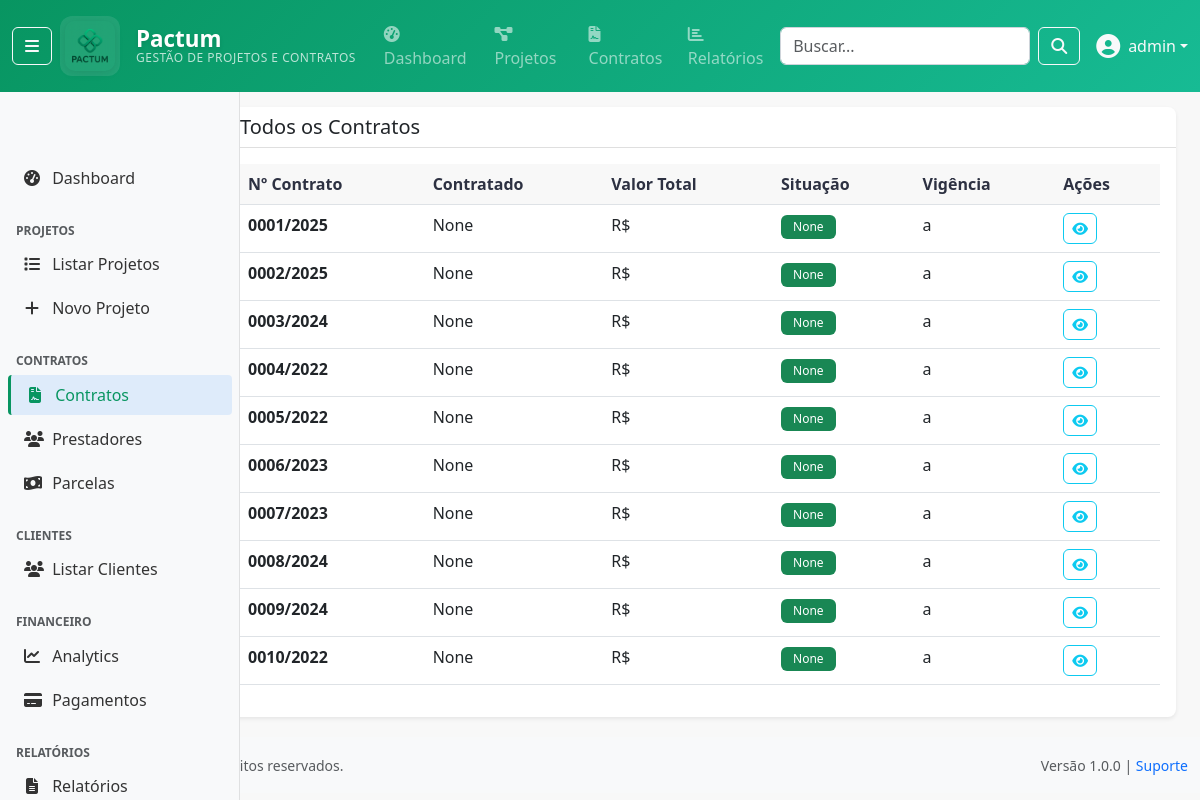
Screenshot of /contratos/ (signed in) with the database file from the repository.
### apps/accounts/models/user.py (models this page shows, shortened)
class User(AbstractUser):
    ROLE_CHOICES = [
        ('admin', 'Administrador'),
        ('ti', 'TI'),
        ('fiscal', 'Fiscal'),
        ('financeiro', 'Financeiro'),
        ('analista', 'Analista'),
        ('cliente', 'Cliente'),
    ]
    DEPARTMENT_CHOICES = [
        ('administrativo', 'Administrativo'),
        ('financeiro', 'Financeiro'),
        ('ti', 'Tecnologia da Informação'),
        ('fiscal', 'Fiscal'),
        ('operacional', 'Operacional'),
        ('diretoria', 'Diretoria'),
    ]
    cpf = models.CharField(
        'CPF', max_length=14, unique=True, null=True, blank=True,
        validators=[RegexValidator(
            regex=r'^\d{3}\.\d{3}\.\d{3}-\d{2}$|^\d{11}$',
            message='CPF deve estar no formato XXX.XXX.XXX-XX ou apenas números'
        )]
    )
    telefone = models.CharField('Telefone', max_length=20, blank=True)
    role = models.CharField('Função', max_length=20, choices=ROLE_CHOICES, default='analista')
    department = models.CharField('Departamento', max_length=30, choices=DEPARTMENT_CHOICES, blank=True)
    is_cliente_externo = models.BooleanField('Cliente Externo', default=False, help_text='Indica se é um cliente externo da FUNETEC')
    last_activity = models.DateTimeField('Última Atividade', null=True, blank=True)
    class Meta:
        verbose_name = 'Usuário'
        verbose_name_plural = 'Usuários'
        ordering = ['-date_joined']
        permissions = [
            ('can_manage_users', 'Pode gerenciar usuários'),
            ('can_view_financial_data', 'Pode ver dados financeiros'),
            ('can_manage_contracts', 'Pode gerenciar contratos'),
            ('can_manage_projects', 'Pode gerenciar projetos'),
            ('can_generate_reports', 'Pode gerar relatórios'),
        ]
    def __str__(self):
        return self.get_full_name() or self.username
    def is_admin(self):
        return self.role == 'admin' or self.is_superuser
    def is_cliente(self):
        return self.role == 'cliente' or self.is_cliente_externo
    def can_manage_projects(self):
        return self.is_admin() or self.has_perm('accounts.can_manage_projects')
    def can_view_financial_data(self):
        return self.role in ['admin', 'financeiro', 'fiscal'] or self.has_perm('accounts.can_view_financial_data')
    def can_manage_contracts(self):
        return self.role in ['admin', 'financeiro'] or self.has_perm('accounts.can_manage_contracts')
    def can_generate_reports(self):
        return not self.is_cliente() or self.has_perm('accounts.can_generate_reports')
    def can_manage_users(self):
        """Verificar se pode gerenciar usuários"""
        return self.is_admin() or self.has_perm('accounts.can_manage_users')

### apps/contratos/models/contrato.py (models this page shows, shortened)
class Contrato(models.Model):
    SITUACAO_CHOICES = [
        ('1', 'Aguardando Início'),
        ('2', 'Em andamento'),
        ('3', 'Paralisado'),
        ('4', 'Suspenso'),
        ('5', 'Cancelado'),
        ('6', 'Concluído'),
    ]
    TIPO_PESSOA_CHOICES = [
        (1, 'Pessoa Física'),
        (2, 'Pessoa Jurídica'),
    ]
    num_contrato = models.CharField(
        max_length=20,
        primary_key=True,
        db_column='numContrato',
        verbose_name='Número do Contrato'
    )
    cod_ordem = models.IntegerField(
        db_column='codOrdem',
        verbose_name='Código da Ordem'
    )
    descricao = models.CharField(
        max_length=500,
        verbose_name='Descrição'
    )
    cpf_cnpj = models.CharField(
        max_length=20,
        db_column='cpfcnpj',
        verbose_name='CPF/CNPJ',
        null=True,
        blank=True
    )
    contratado = models.CharField(
        max_length=200,
        verbose_name='Nome do Contratado',
        null=True,
        blank=True
    )
    tipo_pessoa = models.IntegerField(
        choices=TIPO_PESSOA_CHOICES,
        db_column='tipoPessoa',
        verbose_name='Tipo de Pessoa',
        null=True,
        blank=True
    )
    data_inicio = models.DateField(
        db_column='dataInicio',
        verbose_name='Data de Início',
        null=True,
        blank=True
    )
    data_fim = models.DateField(
        db_column='dataFim',
        verbose_name='Data de Fim',
        null=True,
        blank=True
    )
    valor = models.DecimalField(
        max_digits=14,
        decimal_places=2,
        verbose_name='Valor',
        null=True,
        blank=True
    )
    parcelas = models.IntegerField(
        verbose_name='Número de Parcelas',
        null=True,
        blank=True
    )
    data_parcela_inicial = models.DateField(
        db_column='dataParcelaInicial',
        verbose_name='Data da Parcela Inicial',
        null=True,
        blank=True
    )
    situacao = models.CharField(
        max_length=20,
        choices=SITUACAO_CHOICES,
        verbose_name='Situação',
        null=True,
        blank=True
    )
    class Meta:
        db_table = 'contrato'
        verbose_name = 'Contrato'
        verbose_name_plural = 'Contratos'
    class Meta:
        db_table = 'contrato'
        verbose_name = 'Contrato'
        verbose_name_plural = 'Contratos'

### apps/contratos/views/contrato_views.py (the view, shortened to what this page needs)
# urls.py: path('', contrato_views.ContratoListView.as_view(), name='contrato_list'),
class ContratoListView(LoginRequiredMixin, ListView):
    model = Contrato
    template_name = 'contratos/contrato_list.html'
    context_object_name = 'contratos'
    paginate_by = 10
    ordering = ['-data_inicio', 'num_contrato']  # Fix UnorderedObjectListWarning
    def get_queryset(self):
        queryset = super().get_queryset()
        tipo_pessoa = self.request.GET.get('tipo_pessoa')
        if tipo_pessoa:
            queryset = queryset.filter(tipo_pessoa=tipo_pessoa)
        inadimplencia = self.request.GET.get('inadimplencia')
        return queryset
    def get_context_data(self, **kwargs):
        context = super().get_context_data(**kwargs)
        context['tipo_pessoa_filtro'] = self.request.GET.get('tipo_pessoa')
        context['inadimplencia_filtro'] = self.request.GET.get('inadimplencia')
        if context['tipo_pessoa_filtro'] == '1':
            context['filtro_label'] = 'Contratos Pessoa Física (PF)'
        elif context['tipo_pessoa_filtro'] == '2':
            context['filtro_label'] = 'Contratos Pessoa Jurídica (PJ)'
        elif context['inadimplencia_filtro'] == 'true':
            context['filtro_label'] = 'Contratos em Inadimplência'
        else:
            context['filtro_label'] = 'Todos os Contratos'
        return context

### templates/contratos/contrato_list.html (shortened to what this page needs)
{% extends 'base/base.html' %}
{% block page_title %}Contratos{% endblock %}
{% block content %}
<div class="card shadow-sm">
    <div class="card-header"><h5 class="mb-0">Todos os Contratos</h5></div>
    <div class="card-body">
        <div class="table-responsive">
            <table class="table table-hover">
                <thead>
                    <tr>
                        <th>Nº Contrato</th>
                        <th>Contratado</th>
                        <th>Valor Total</th>
                        <th>Situação</th>
                        <th>Vigência</th>
                        <th>Ações</th>
                    </tr>
                </thead>
                <tbody>
                    {% for contrato in contratos %}
                    <tr>
                        <td><strong>{{ contrato.num_contrato }}</strong></td>
                        <td>{{ contrato.contratado }}</td>
                        <td>R$ {{ contrato.valor|floatformat:2 }}</td>
                        <td><span class="badge bg-success">{{ contrato.get_situacao_display }}</span></td>
                        <td>{{ contrato.data_inicio|date:"d/m/y" }} a {{ contrato.data_fim|date:"d/m/y" }}</td>
                        <td>
                            <a href="{% url 'contratos:contrato_detail' contrato.pk %}" class="btn btn-sm btn-outline-info" title="Ver Detalhes">
                                <i class="fas fa-eye"></i>
                            </a>
                        </td>
                    </tr>
                    {% empty %}
                    <tr>
                        <td colspan="6" class="text-center text-muted">Nenhum contrato encontrado.</td>
                    </tr>
                    {% endfor %}
                </tbody>
            </table>
        </div>
    </div>
</div>
{% endblock %}

### templates/base/navbar.html (shortened to what this page needs)
{% load static %}
<nav class="navbar navbar-expand-md navbar-dark fixed-top" style="background: linear-gradient(135deg, #089561 0%, #17BB94 100%);">
    <div class="container-fluid">
        {% if user.is_authenticated %}
            <button class="btn btn-outline-light me-2" type="button" id="sidebarToggle" title="Recolher/Expandir Menu"
                    aria-label="Toggle sidebar" aria-pressed="false">
                <i class="fas fa-bars"></i>
            </button>
        {% endif %}
        <a class="navbar-brand d-flex align-items-center logo-brand-enhanced" href="{% url 'dashboard:index' %}">
            <div class="logo-container me-3">
                <img src="{% static 'img/logo_pactum.png' %}" alt="Pactum - Gestão de Projetos e Contratos" height="50" class="logo-img">
            </div>
            <div class="brand-text-container">
                <div class="brand-title">Pactum</div>
                <div class="brand-subtitle d-none d-lg-block">Gestão de Projetos e Contratos</div>
            </div>
        </a>
        <div class="collapse navbar-collapse" id="navbarNav">
            {% if user.is_authenticated %}
                <ul class="navbar-nav me-auto">
                    <li class="nav-item">
                        <a class="nav-link" href="{% url 'dashboard:index' %}">
                            <i class="fas fa-tachometer-alt me-1"></i>Dashboard
                        </a>
                    </li>
                    {% if user.can_manage_projects %}
                        <li class="nav-item">
                            <a class="nav-link" href="{% url 'projetos:projeto_list' %}">
                                <i class="fas fa-project-diagram me-1"></i>Projetos
                            </a>
                        </li>
                    {% endif %}
                    {% if user.can_manage_contracts %}
                        <li class="nav-item">
                            <a class="nav-link" href="{% url 'contratos:contrato_list' %}">
                                <i class="fas fa-file-contract me-1"></i>Contratos
                            </a>
                        </li>
                    {% endif %}
                    {% if user.can_view_financial_data %}
                        <li class="nav-item">
                            <a class="nav-link" href="{% url 'relatorios:relatorio_list' %}">
                                <i class="fas fa-chart-bar me-1"></i>Relatórios
                            </a>
                        </li>
                    {% endif %}
                </ul>
                <form class="d-flex me-3" method="get" action="{% url 'dashboard:index' %}">
                    <input class="form-control me-2" type="search" placeholder="Buscar..." name="q"
                           value="{{ request.GET.q }}" style="width: 250px;">
                    <button class="btn btn-outline-light" type="submit">
                        <i class="fas fa-search"></i>
                    </button>
                </form>
                <div class="dropdown">
                    <a class="nav-link dropdown-toggle text-light d-flex align-items-center" href="#"
                       id="userDropdown" role="button" data-bs-toggle="dropdown">
                        {% if user.avatar %}
                            <img src="{{ user.avatar.url }}" class="rounded-circle me-2" width="32" height="32">
                        {% else %}
                            <i class="fas fa-user-circle me-2 fs-4"></i>
                        {% endif %}
                        {{ user.get_full_name|default:user.username }}
                    </a>
                </div>
            {% endif %}
        </div>
    </div>
</nav>

### static/css/base.css (style rules this page uses)
* { box-sizing: border-box; }
:root { --primary-color: #089561; --secondary-color: #17BB94; --success-color: #089561; --warning-color: #ffc107; --danger-color: #dc3545; --info-color: #17BB94; --dark-color: #2D3142; --light-color: #F8F8F8; --white-color: #FFFFFF; --navbar-height: 70px; --sidebar-width: 240px; --sidebar-collapsed-width: 60px; }
body { font-family: 'Segoe UI', Tahoma, Geneva, Verdana, sans-serif; background-color: var(--light-color); color: var(--dark-color); }
.navbar { min-height: 70px; }
.navbar-brand { font-weight: 700; font-size: 1.25rem; transition: all 0.3s ease; text-decoration: none; }
.logo-brand-enhanced { padding: 0.5rem 0; }
.logo-container { position: relative; display: flex; align-items: center; justify-content: center; padding: 5px; border-radius: 12px; background: rgba(255, 255, 255, 0.1); transition: all 0.3s ease; backdrop-filter: blur(10px); }
.logo-img { border-radius: 10px; transition: all 0.3s ease; filter: brightness(1.1) contrast(1.1); box-shadow: 0 2px 8px rgba(0, 0, 0, 0.1); }
.brand-text-container { display: flex; flex-direction: column; align-items: flex-start; }
.brand-title { font-size: 1.4rem; font-weight: 700; line-height: 1; color: #FFFFFF; text-shadow: 0 2px 4px rgba(0, 0, 0, 0.1); }
.brand-subtitle { font-size: 0.75rem; font-weight: 400; color: rgba(255, 255, 255, 0.9); opacity: 0.8; text-transform: uppercase; letter-spacing: 0.5px; line-height: 1; margin-top: 2px; }
.navbar-nav .nav-link { font-weight: 500; padding: 0.5rem 1rem; border-radius: 0.25rem; margin: 0 0.25rem; transition: all 0.15s ease-in-out; }
.card { border: none; box-shadow: 0 0.125rem 0.25rem rgba(0, 0, 0, 0.075); border-radius: 0.5rem; transition: box-shadow 0.15s ease-in-out; }
.card-header { background-color: transparent; border-bottom: 1px solid rgba(0, 0, 0, 0.125); font-weight: 600; }
.btn { font-weight: 500; border-radius: 0.375rem; transition: all 0.15s ease-in-out; }
.form-control { border-radius: 0.375rem; border: 1px solid #ced4da; transition: all 0.15s ease-in-out; }
.table { background-color: white; }
.table th { border-top: none; font-weight: 600; background-color: var(--light-color); color: var(--dark-color); }
.badge { font-weight: 500; padding: 0.375rem 0.75rem; border-radius: 0.375rem; }

### rows the page displays
User: get_full_name "admin"
Contrato: num_contrato "0001/2025", contratado "None", situacao "None"
Contrato: num_contrato "0002/2025", contratado "None", situacao "None"
Contrato: num_contrato "0003/2024", contratado "None", situacao "None"
Contrato: num_contrato "0004/2022", contratado "None", situacao "None"
Contrato: num_contrato "0005/2022", contratado "None", situacao "None"
Contrato: num_contrato "0006/2023", contratado "None", situacao "None"
Contrato: num_contrato "0007/2023", contratado "None", situacao "None"
Contrato: num_contrato "0008/2024", contratado "None", situacao "None"
Contrato: num_contrato "0009/2024", contratado "None", situacao "None"
Contrato: num_contrato "0010/2022", contratado "None", situacao "None"
